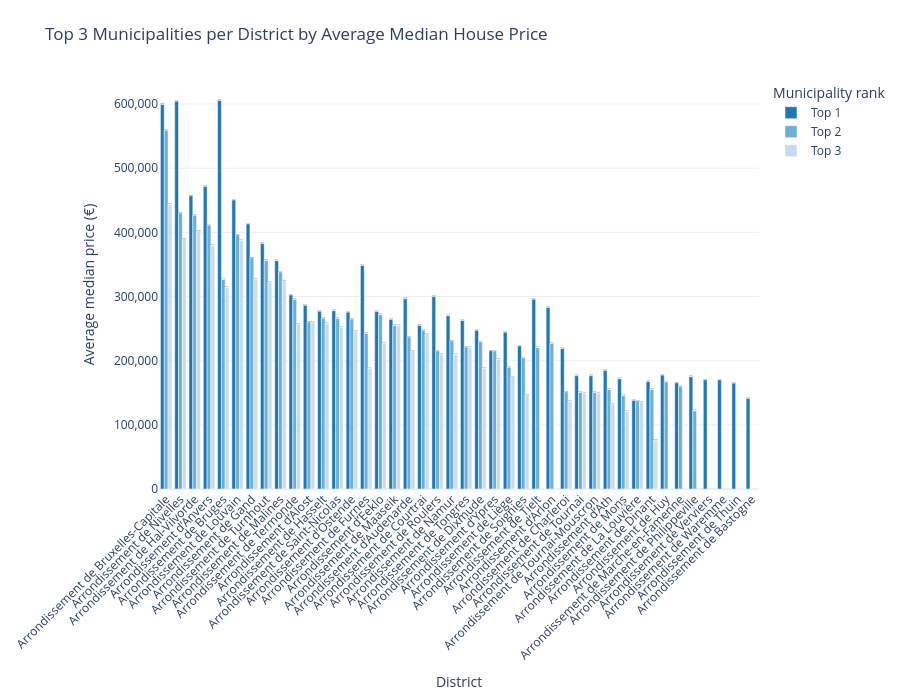

Notebook source saved alongside this figure:
### Code cell
import pandas as pd
import plotly.express as px
import plotly.io as pio
df_top3["rank_label"] = "Top " + df_top3["rank"].astype(str)

district_order = (
    df_top3.groupby("district")["avg_median_price"]
    .sum()
    .sort_values(ascending=False)
    .index
)
fig = px.bar(
    df_top3,
    x="district",
    y="avg_median_price",
    color="rank_label",
    barmode="group",
    text="avg_median_price",
    category_orders={"district": list(district_order), "rank_label": ["Top 1", "Top 2", "Top 3"]},
    color_discrete_map={
        "Top 1": "#1f77b4",
        "Top 2": "#6baed6",
        "Top 3": "#c6dbef"
    },
    title="Top 3 Municipalities per District by Average Median House Price",
    labels={
        "district": "District",
        "avg_median_price": "Average median price (€)",
        "rank_label": "Municipality rank"
    },
    hover_data=["municipality_name_fr"]
)

fig.update_traces(texttemplate="€%{y:,.0f}", textposition="outside")
fig.update_layout(
    template="plotly_white",
    height=700,
    xaxis_tickangle=-45,
    margin=dict(t=80, l=20, r=20, b=120)
)
fig.update_yaxes(tickformat=",.0f")
fig.show()

### Figure 1 — Plotly figure (JSON) as saved in the notebook; plotly's stock layout.template omitted (floating-point values rounded to 4 significant figures)
{"data": [{"alignmentgroup": "True", "customdata": [["Herzele"], ["Schilde"], ["Arlon"], ["Ath"], ["Kruisem"], ["Vielsalm"], ["Knokke-Heist"], ["Woluwe-Saint-Pierre"], ["Pont-à-Celles"], ["Deerlijk"], ["Dinant"], ["Dixmude"], ["Maldegem"], ["Koksijde"], ["Nazareth-De Pinte"], ["Rhode-Saint-Genèse"], ["Zonhoven"], ["Amay"], ["Binche"], ["Chaudfontaine"], ["Tervuren"], ["Maaseik"], ["Sint-Katelijne-Waver"], ["Durbuy"], ["Saint-Ghislain"], ["Gembloux"], ["Lasne"], ["Walcourt"], ["Ledegem"], ["Sint-Gillis-Waas"], ["Braine-le-Comte"], ["Buggenhout"], ["Thuin"], ["Wingene"], ["Lanaken"], ["Tournai"], ["Tournai"], ["Hoogstraten"], ["Verviers"], ["Saint-Georges-sur-Meuse"], ["De Haan"], ["Ypres"]], "hovertemplate": "Municipality rank=Top 1<br>District=%{x}<br>Average median price (€)=%{text}<br>municipality_name_fr=%{customdata[0]}<extra></extra>", "legendgroup": "Top 1", "marker": {"color": "#1f77b4", "pattern": {"shape": ""}}, "name": "Top 1", "offsetgroup": "Top 1", "orientation": "v", "showlegend": true, "text": [286300.0, 471400.0, 283000.0, 184800.0, 296500.0, 141200.0, 605700.0, 599400.0, 219000.0, 254900.0, 167500.0, 247300.0, 276800.0, 348400.0, 413100.0, 457100.0, 277100.0, 177500.0, 138200.0, 244300.0, 450400.0, 264400.0, 356000.0, 165500.0, 171800.0, 270000.0, 604600.0, 175000.0, 300000.0, 278000.0, 223100.0, 302400.0, 165000.0, 295800.0, 262700.0, 176600.0, 176600.0, 382600.0, 170000.0, 170000.0, 275700.0, 215400.0], "textposition": "outside", "x": ["Arrondissement d’Alost", "Arrondissement d’Anvers", "Arrondissement d’Arlon", "Arrondissement d’Ath", "Arrondissement d’Audenarde", "Arrondissement de Bastogne", "Arrondissement de Bruges", "Arrondissement de Bruxelles-Capitale", "Arrondissement de Charleroi", "Arrondissement de Courtrai", "Arrondissement de Dinant", "Arrondissement de Dixmude", "Arrondissement d’Eeklo", "Arrondissement de Furnes", "Arrondissement de Gand", "Arrondissement de Hal-Vilvorde", "Arrondissement de Hasselt", "Arrondissement de Huy", "Arrondissement de La Louvière", "Arrondissement de Liège", "Arrondissement de Louvain", "Arrondissement de Maaseik", "Arrondissement de Malines", "Arrondissement de Marche-en-Famenne", "Arrondissement de Mons", "Arrondissement de Namur", "Arrondissement de Nivelles", "Arrondissement de Philippeville", "Arrondissement de Roulers", "Arrondissement de Saint-Nicolas", "Arrondissement de Soignies", "Arrondissement de Termonde", "Arrondissement de Thuin", "Arrondissement de Tielt", "Arrondissement de Tongres", "Arrondissement de Tournai", "Arrondissement de Tournai-Mouscron", "Arrondissement de Turnhout", "Arrondissement de Verviers", "Arrondissement de Waremme", "Arrondissement d’Ostende", "Arrondissement d’Ypres"], "xaxis": "x", "y": [286300.0, 471400.0, 283000.0, 184800.0, 296500.0, 141200.0, 605700.0, 599400.0, 219000.0, 254900.0, 167500.0, 247300.0, 276800.0, 348400.0, 413100.0, 457100.0, 277100.0, 177500.0, 138200.0, 244300.0, 450400.0, 264400.0, 356000.0, 165500.0, 171800.0, 270000.0, 604600.0, 175000.0, 300000.0, 278000.0, 223100.0, 302400.0, 165000.0, 295800.0, 262700.0, 176600.0, 176600.0, 382600.0, 170000.0, 170000.0, 275700.0, 215400.0], "yaxis": "y", "type": "bar", "texttemplate": "€%{y:,.0f}"}, {"alignmentgroup": "True", "customdata": [["Haaltert"], ["Zoersel"], ["Aubange"], ["Lessines"], ["Audenarde"], ["Oostkamp"], ["Uccle"], ["Fleurus"], ["Waregem"], ["Gedinne"], ["Kortemark"], ["Assenede"], ["La Panne"], ["Destelbergen"], ["Overijse"], ["Diepenbeek"], ["Huy"], ["La Louvière"], ["Oupeye"], ["Lubbeek"], ["Peer"], ["Putte"], ["Marche-en-Famenne"], ["Mons"], ["Namur"], ["Waterloo"], ["Couvin"], ["Roulers"], ["Stekene"], ["Soignies"], ["Waasmunster"], ["Tielt (Tielt)"], ["Bilzen-Hoeselt"], ["Mouscron"], ["Mouscron"], ["Ravels"], ["Oudenburg"], ["Zonnebeke"]], "hovertemplate": "Municipality rank=Top 2<br>District=%{x}<br>Average median price (€)=%{text}<br>municipality_name_fr=%{customdata[0]}<extra></extra>", "legendgroup": "Top 2", "marker": {"color": "#6baed6", "pattern": {"shape": ""}}, "name": "Top 2", "offsetgroup": "Top 2", "orientation": "v", "showlegend": true, "text": [260500.0, 411300.0, 227000.0, 154900.0, 236900.0, 326700.0, 559300.0, 151500.0, 247400.0, 155000.0, 229200.0, 271600.0, 242500.0, 360300.0, 426800.0, 266300.0, 166600.0, 137300.0, 189800.0, 396200.0, 254800.0, 338200.0, 160000.0, 145600.0, 231000.0, 430300.0, 122000.0, 215000.0, 265600.0, 204100.0, 295500.0, 220200.0, 221400.0, 150400.0, 150400.0, 356000.0, 265000.0, 215000.0], "textposition": "outside", "x": ["Arrondissement d’Alost", "Arrondissement d’Anvers", "Arrondissement d’Arlon", "Arrondissement d’Ath", "Arrondissement d’Audenarde", "Arrondissement de Bruges", "Arrondissement de Bruxelles-Capitale", "Arrondissement de Charleroi", "Arrondissement de Courtrai", "Arrondissement de Dinant", "Arrondissement de Dixmude", "Arrondissement d’Eeklo", "Arrondissement de Furnes", "Arrondissement de Gand", "Arrondissement de Hal-Vilvorde", "Arrondissement de Hasselt", "Arrondissement de Huy", "Arrondissement de La Louvière", "Arrondissement de Liège", "Arrondissement de Louvain", "Arrondissement de Maaseik", "Arrondissement de Malines", "Arrondissement de Marche-en-Famenne", "Arrondissement de Mons", "Arrondissement de Namur", "Arrondissement de Nivelles", "Arrondissement de Philippeville", "Arrondissement de Roulers", "Arrondissement de Saint-Nicolas", "Arrondissement de Soignies", "Arrondissement de Termonde", "Arrondissement de Tielt", "Arrondissement de Tongres", "Arrondissement de Tournai", "Arrondissement de Tournai-Mouscron", "Arrondissement de Turnhout", "Arrondissement d’Ostende", "Arrondissement d’Ypres"], "xaxis": "x", "y": [260500.0, 411300.0, 227000.0, 154900.0, 236900.0, 326700.0, 559300.0, 151500.0, 247400.0, 155000.0, 229200.0, 271600.0, 242500.0, 360300.0, 426800.0, 266300.0, 166600.0, 137300.0, 189800.0, 396200.0, 254800.0, 338200.0, 160000.0, 145600.0, 231000.0, 430300.0, 122000.0, 215000.0, 265600.0, 204100.0, 295500.0, 220200.0, 221400.0, 150400.0, 150400.0, 356000.0, 265000.0, 215000.0], "yaxis": "y", "type": "bar", "texttemplate": "€%{y:,.0f}"}, {"alignmentgroup": "True", "customdata": [["Erpe-Mere"], ["Edegem"], ["Beloeil"], ["Brakel"], ["Jabbeke"], ["Auderghem"], ["Courcelles"], ["Kuurne"], ["Hastière"], ["Houthulst"], ["Eeklo"], ["Furnes"], ["Lochristi"], ["Meise"], ["Hasselt"], ["Morlanwelz"], ["Ans"], ["Keerbergen"], ["Houthalen-Helchteren"], ["Bonheiden"], ["Boussu"], ["Jemeppe-sur-Sambre"], ["Rixensart"], ["Staden"], ["Beveren-Kruibeke-Zwijndrecht"], ["Manage"], ["Berlare"], ["Riemst"], ["Péruwelz"], ["Péruwelz"], ["Beerse"], ["Bredene"], ["Poperinge"]], "hovertemplate": "Municipality rank=Top 3<br>District=%{x}<br>Average median price (€)=%{text}<br>municipality_name_fr=%{customdata[0]}<extra></extra>", "legendgroup": "Top 3", "marker": {"color": "#c6dbef", "pattern": {"shape": ""}}, "name": "Top 3", "offsetgroup": "Top 3", "orientation": "v", "showlegend": true, "text": [260000.0, 379200.0, 132400.0, 215300.0, 313700.0, 443400.0, 136200.0, 241800.0, 76030.0, 188000.0, 226800.0, 187500.0, 326600.0, 402400.0, 257900.0, 135400.0, 174600.0, 387500.0, 254600.0, 324500.0, 120700.0, 209600.0, 389900.0, 210000.0, 252300.0, 146600.0, 256900.0, 220400.0, 149200.0, 149200.0, 322200.0, 246200.0, 202100.0], "textposition": "outside", "x": ["Arrondissement d’Alost", "Arrondissement d’Anvers", "Arrondissement d’Ath", "Arrondissement d’Audenarde", "Arrondissement de Bruges", "Arrondissement de Bruxelles-Capitale", "Arrondissement de Charleroi", "Arrondissement de Courtrai", "Arrondissement de Dinant", "Arrondissement de Dixmude", "Arrondissement d’Eeklo", "Arrondissement de Furnes", "Arrondissement de Gand", "Arrondissement de Hal-Vilvorde", "Arrondissement de Hasselt", "Arrondissement de La Louvière", "Arrondissement de Liège", "Arrondissement de Louvain", "Arrondissement de Maaseik", "Arrondissement de Malines", "Arrondissement de Mons", "Arrondissement de Namur", "Arrondissement de Nivelles", "Arrondissement de Roulers", "Arrondissement de Saint-Nicolas", "Arrondissement de Soignies", "Arrondissement de Termonde", "Arrondissement de Tongres", "Arrondissement de Tournai", "Arrondissement de Tournai-Mouscron", "Arrondissement de Turnhout", "Arrondissement d’Ostende", "Arrondissement d’Ypres"], "xaxis": "x", "y": [260000.0, 379200.0, 132400.0, 215300.0, 313700.0, 443400.0, 136200.0, 241800.0, 76030.0, 188000.0, 226800.0, 187500.0, 326600.0, 402400.0, 257900.0, 135400.0, 174600.0, 387500.0, 254600.0, 324500.0, 120700.0, 209600.0, 389900.0, 210000.0, 252300.0, 146600.0, 256900.0, 220400.0, 149200.0, 149200.0, 322200.0, 246200.0, 202100.0], "yaxis": "y", "type": "bar", "texttemplate": "€%{y:,.0f}"}], "layout": {"xaxis": {"anchor": "y", "domain": [0.0, 1.0], "title": {"text": "District"}, "categoryorder": "array", "categoryarray": ["Arrondissement de Bruxelles-Capitale", "Arrondissement de Nivelles", "Arrondissement de Hal-Vilvorde", "Arrondissement d’Anvers", "Arrondissement de Bruges", "Arrondissement de Louvain", "Arrondissement de Gand", "Arrondissement de Turnhout", "Arrondissement de Malines", "Arrondissement de Termonde", "Arrondissement d’Alost", "Arrondissement de Hasselt", "Arrondissement de Saint-Nicolas", "Arrondissement d’Ostende", "Arrondissement de Furnes", "Arrondissement d’Eeklo", "Arrondissement de Maaseik", "Arrondissement d’Audenarde", "Arrondissement de Courtrai", "Arrondissement de Roulers", "Arrondissement de Namur", "Arrondissement de Tongres", "Arrondissement de Dixmude", "Arrondissement d’Ypres", "Arrondissement de Liège", "Arrondissement de Soignies", "Arrondissement de Tielt", "Arrondissement d’Arlon", "Arrondissement de Charleroi", "Arrondissement de Tournai", "Arrondissement de Tournai-Mouscron", "Arrondissement d’Ath", "Arrondissement de Mons", "Arrondissement de La Louvière", "Arrondissement de Dinant", "Arrondissement de Huy", "Arrondissement de Marche-en-Famenne", "Arrondissement de Philippeville", "Arrondissement de Verviers", "Arrondissement de Waremme", "Arrondissement de Thuin", "Arrondissement de Bastogne"], "tickangle": -45}, "yaxis": {"anchor": "x", "domain": [0.0, 1.0], "title": {"text": "Average median price (€)"}, "tickformat": ",.0f"}, "legend": {"title": {"text": "Municipality rank"}, "tracegroupgap": 0}, "title": {"text": "Top 3 Municipalities per District by Average Median House Price"}, "barmode": "group", "margin": {"t": 80, "l": 20, "r": 20, "b": 120}, "height": 700}}
